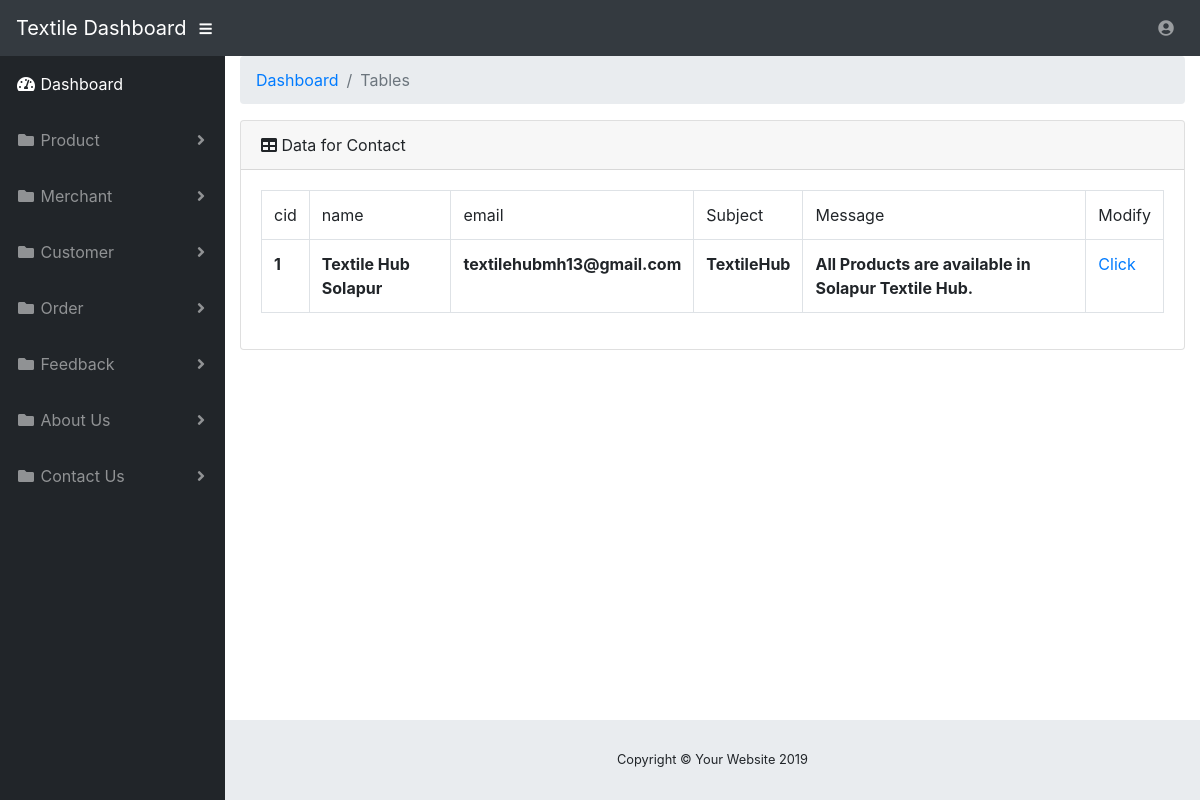
Page /Display_contact.php on the committed database.
### tables this page shows
CREATE TABLE `contact_us` (
  `cid` int(10) NOT NULL,
  `name` varchar(20) NOT NULL,
  `email` text NOT NULL,
  `subject` varchar(30) NOT NULL,
  `message` text NOT NULL
);

### Display_contact.php (the view)
<?php
include ('adminhead.php');
?>
<div class="container-fluid">
        <ol class="breadcrumb">
          <li class="breadcrumb-item">
            <a href="contact_us.php">Dashboard</a>
          </li>
          <li class="breadcrumb-item active">Tables</li>
        </ol>
        <div class="card mb-3">
          <div class="card-header">
            <i class="fas fa-table"></i>
            Data for Contact</div>
          <div class="card-body">
            <div class="table-responsive">
	<?php		$con=mysqli_connect("localhost","root","");
mysqli_select_db($con,"textilehub");
	$s="select * from contact_us";
	$res=mysqli_query($con,$s);
	echo "<table border='1' class='table table-bordered'>";
	echo"<tr>
	<td>cid</td>
	<td>name</td>
	<td>email</td>
	<td>Subject</td>
	<td>Message</td>
	<td>Modify</td>
	</tr>";
	while($r=mysqli_fetch_array($res))
	{
		echo"<tr>";
		echo "<th>".$cid=$r[0]."</th>";
		echo "<th>".$nm=$r[1]."</th>";
		echo "<th>".$em=$r[2]."</th>";
		echo "<th>".$sub=$r[3]."</th>";
		echo "<th>".$msg=$r[4]."</th>";
		echo "<td><a href='Display_contact_info.php?cid=$r[0]'>Click</a></td>";
		echo"</tr>";
	}
	echo "</table>";
?>
            </div>
          </div>
        </div>
      </div>
<?php include ('adminfooter.php');?>

### rows in the picture
contact_us: cid "1", name "Textile Hub Solapur", email "textilehubmh13@gmail.com", subject "TextileHub", message "All Products are available in Solapur Textile Hub."
